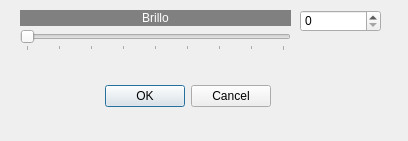
<?xml version="1.0" encoding="UTF-8"?>
<ui version="4.0">
 <class>capturadevideo</class>
 <widget class="QDialog" name="capturadevideo">
  <property name="windowModality">
   <enum>Qt::WindowModality::WindowModal</enum>
  </property>
  <property name="geometry">
   <rect>
    <x>0</x>
    <y>0</y>
    <width>408</width>
    <height>141</height>
   </rect>
  </property>
  <property name="windowTitle">
   <string>Capturadevideo</string>
  </property>
  <widget class="QDialogButtonBox" name="buttonBox">
   <property name="geometry">
    <rect>
     <x>-70</x>
     <y>80</y>
     <width>341</width>
     <height>32</height>
    </rect>
   </property>
   <property name="orientation">
    <enum>Qt::Orientation::Horizontal</enum>
   </property>
   <property name="standardButtons">
    <set>QDialogButtonBox::StandardButton::Cancel|QDialogButtonBox::StandardButton::Ok</set>
   </property>
  </widget>
  <widget class="QSlider" name="horizontalSlider">
   <property name="geometry">
    <rect>
     <x>20</x>
     <y>30</y>
     <width>271</width>
     <height>21</height>
    </rect>
   </property>
   <property name="minimum">
    <number>0</number>
   </property>
   <property name="maximum">
    <number>256</number>
   </property>
   <property name="pageStep">
    <number>16</number>
   </property>
   <property name="orientation">
    <enum>Qt::Orientation::Horizontal</enum>
   </property>
   <property name="tickPosition">
    <enum>QSlider::TickPosition::TicksBelow</enum>
   </property>
   <property name="tickInterval">
    <number>32</number>
   </property>
  </widget>
  <widget class="QSpinBox" name="spinBox">
   <property name="geometry">
    <rect>
     <x>300</x>
     <y>10</y>
     <width>81</width>
     <height>22</height>
    </rect>
   </property>
   <property name="minimum">
    <number>0</number>
   </property>
   <property name="maximum">
    <number>256</number>
   </property>
  </widget>
  <widget class="QLabel" name="label">
   <property name="geometry">
    <rect>
     <x>20</x>
     <y>10</y>
     <width>271</width>
     <height>16</height>
    </rect>
   </property>
   <property name="styleSheet">
    <string notr="true">background-color: rgb(128, 128, 128);
color: rgb(255, 255, 255);</string>
   </property>
   <property name="text">
    <string>Brillo</string>
   </property>
   <property name="alignment">
    <set>Qt::AlignmentFlag::AlignCenter</set>
   </property>
  </widget>
 </widget>
 <resources/>
 <connections>
  <connection>
   <sender>buttonBox</sender>
   <signal>accepted()</signal>
   <receiver>capturadevideo</receiver>
   <slot>accept()</slot>
   <hints>
    <hint type="sourcelabel">
     <x>248</x>
     <y>254</y>
    </hint>
    <hint type="destinationlabel">
     <x>157</x>
     <y>274</y>
    </hint>
   </hints>
  </connection>
  <connection>
   <sender>buttonBox</sender>
   <signal>rejected()</signal>
   <receiver>capturadevideo</receiver>
   <slot>reject()</slot>
   <hints>
    <hint type="sourcelabel">
     <x>316</x>
     <y>260</y>
    </hint>
    <hint type="destinationlabel">
     <x>286</x>
     <y>274</y>
    </hint>
   </hints>
  </connection>
 </connections>
</ui>
